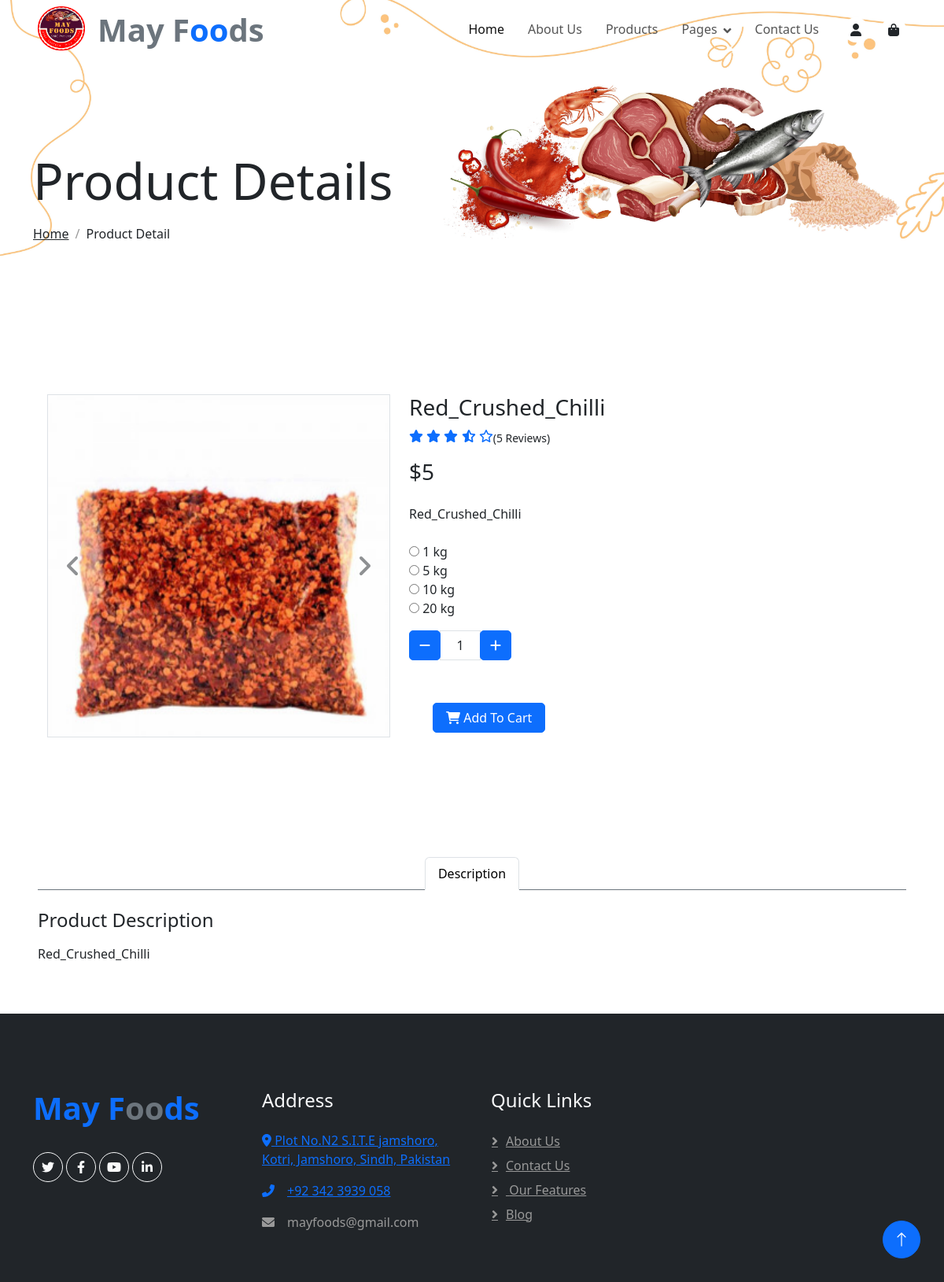
/productDetails.php?id=3, run on the app's committed database.
### tables this page shows
CREATE TABLE `product` (
  `id` int(11) NOT NULL,
  `productName` varchar(55) NOT NULL,
  `price` int(11) NOT NULL,
  `description` varchar(500) NOT NULL,
  `category` varchar(55) NOT NULL,
  `productImage` varchar(255) NOT NULL,
  `time` timestamp NOT NULL DEFAULT current_timestamp()
);

### productDetails.php (the view, shortened to what this page needs)
<?php
include('header.php');
require_once("admin/db_connection.php");
?>
<div class="container-fluid page-header mb-5 wow fadeIn" data-wow-delay="0.1s">
    <div class="container">
        <h1 class="display-3 mb-3 animated slideInDown">Product Details</h1>
        <nav aria-label="breadcrumb animated slideInDown">
            <ol class="breadcrumb mb-0">
                <li class="breadcrumb-item"><a class="text-body" href="index.php">Home</a></li>
                <li class="breadcrumb-item text-dark active" aria-current="page">Product Detail</li>
            </ol>
        </nav>
    </div>
</div>
<?php
if (isset($_GET['id'])) {
    $productId = $_GET['id'];
    $query = "SELECT * FROM product where id = $productId";
    $result = mysqli_query($conn, $query);
    if (mysqli_num_rows($result) == 1) {
        $row = mysqli_fetch_assoc($result);
        ?>
        <div class="container-fluid py-5">
            <div class="row px-xl-5">
                <div class="col-lg-5 pb-5">
                    <div id="product-carousel" class="carousel slide" data-ride="carousel">
                        <div class="carousel-inner border">
                            <div class="carousel-item active">
                                <img class="w-100 h-100" src="img/<?= $row['productImage'] ?>" alt="Image">
                            </div>
                        </div>
                        <a class="carousel-control-prev" href="#product-carousel" data-slide="prev">
                            <i class="fa fa-2x fa-angle-left text-dark"></i>
                        </a>
                        <a class="carousel-control-next" href="#product-carousel" data-slide="next">
                            <i class="fa fa-2x fa-angle-right text-dark"></i>
                        </a>
                    </div>
                </div>
                <div class="col-lg-7 pb-5">
                    <h3 class="font-weight-semi-bold">
                        <?= $row['productName'] ?>
                    </h3>
                    <div class="d-flex mb-3">
                        <div class="text-primary mr-2">
                            <small class="fas fa-star"></small>
                            <small class="fas fa-star"></small>
                            <small class="fas fa-star"></small>
                            <small class="fas fa-star-half-alt"></small>
                            <small class="far fa-star"></small>
                        </div>
                        <small class="pt-1">(5 Reviews)</small>
                    </div>
                    <h3 class="font-weight-semi-bold mb-4">
                        $<?= $row['price'] ?>
                    </h3>
                    <p class="mb-4"><?= $row['description'] ?></p>
                    <div class="d-flex mb-4">
                        <form method="post">
                            <div class="custom-control custom-radio custom-control-inline">
                                <input type="radio" class="custom-control-input" id="color-1" value="1kg" name="kg">
                                <label class="custom-control-label" for="color-1">1 kg</label>
                            </div>
                            <div class="custom-control custom-radio custom-control-inline">
                                <input type="radio" class="custom-control-input" id="color-2" value="5kg" name="kg">
                                <label class="custom-control-label" for="color-2">5 kg</label>
                            </div>
                            <div class="custom-control custom-radio custom-control-inline">
                                <input type="radio" class="custom-control-input" id="color-3" value="10kg" name="kg">
                                <label class="custom-control-label" for="color-3">10 kg</label>
                            </div>
                            <div class="custom-control custom-radio custom-control-inline">
                                <input type="radio" class="custom-control-input" id="color-4" value="20kg" name="kg">
                                <label class="custom-control-label" for="color-4">20 kg</label>
                            </div>
                            <div class="input-group quantity mr-3" style="width: 130px;">
                                <div class="input-group-btn">
                                    <button class="btn btn-primary btn-minus">
                                        <i class="fa fa-minus"></i>
                                    </button>
                                </div>
                                <input name="quantity" id="quantityInput" type="text" class="form-control text-center"
                                    value="1">
                                <div class="input-group-btn">
                                    <button class="btn btn-primary btn-plus">
                                        <i class="fa fa-plus"></i>
                                    </button>
                                </div>
                            </div>
                    </div>
                    <div style="padding:30px">
                        <button name="submit" class="btn btn-primary px-3"><i class="fa fa-shopping-cart mr-1"></i> Add To
                            Cart</button>
                    </div>
                </div>
                <div class="d-flex align-items-center mb-4 pt-2">
                </div>
            </div>
        </div>
        <div class="row px-xl-5">
            <div class="col">
                <div class="nav nav-tabs justify-content-center border-secondary mb-4">
                    <a class="nav-item nav-link active" data-toggle="tab" href="#tab-pane-1">Description</a>
                </div>
                <div class="tab-content">
                    <div class="tab-pane fade show active" id="tab-pane-1">
                        <h4 class="mb-3">Product Description</h4>
                        <p>
                            <?= $row['description'] ?>
                        </p>
                    </div>
                </div>
            </div>
        </div>
        <?php
    }
}
include('footer.php') ?>

### css/style.css (style rules this page uses)
:root { --primary: #3CB815; --secondary: #F65005; --light: #F7F8FC; --grey: #c6c6c6; --dark: #111111; }
.btn { font-weight: 500; transition: .5s; }
.btn.btn-primary, .btn.btn-secondary, .btn.btn-outline-primary:hover, .btn.btn-outline-secondary:hover { color: #FFFFFF; }
.carousel-control-prev, .carousel-control-next { width: 15%; }
.page-header { padding-top: 12rem; padding-bottom: 6rem; background: url(../img/header-2.jpg) top right no-repeat; background-size: cover; }
.breadcrumb-item+.breadcrumb-item::before { color: #999999; }
.btn { border-radius: 5px; }

### data on the page
product: productImage (picture), productName "Red_Crushed_Chilli", price "5", description "Red_Crushed_Chilli"
